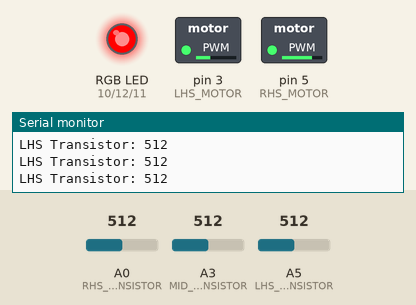
A sketch run on a simulated Arduino Uno, built with avr-gcc and run on an emulated ATmega328P. Parts: switched loads named in the sketch (green lamp = pin HIGH), an RGB LED mixed from three pins (HIGH = lit), the last lines printed to the serial monitor. Inputs (shaded band) come from the test bench; at power-on: A0 (RHS_TRANSISTOR) = 512, A5 (LHS_TRANSISTOR) = 512, A3 (MID_TRANSISTOR) = 512.

Above: at 1.2 s.
1.3 s: A0 (RHS_TRANSISTOR) set to 614
2.8 s: A0 (RHS_TRANSISTOR) set to 642
At 3.2 s:
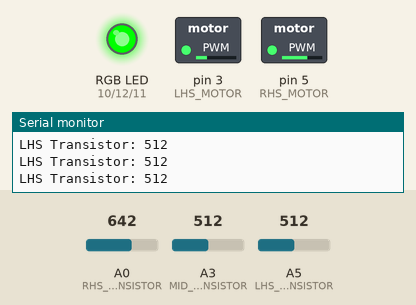
4.3 s: A5 (LHS_TRANSISTOR) set to 488
At 5.4 s:
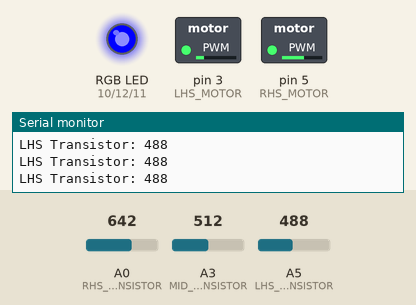
6.1 s: A5 (LHS_TRANSISTOR) set to 11
9.1 s: A5 (LHS_TRANSISTOR) set to 8
At 9.8 s:
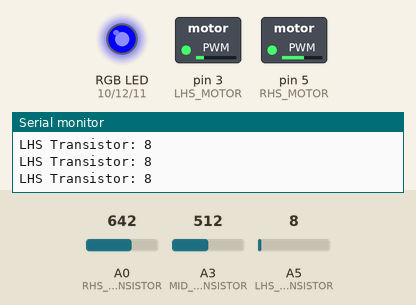
10.6 s: A5 (LHS_TRANSISTOR) set to 511
At 11.4 s:
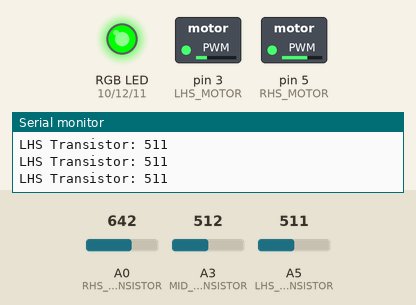
Timing chart, 0 to 13.1 s (numbered marks = the images above; inputs shaded):
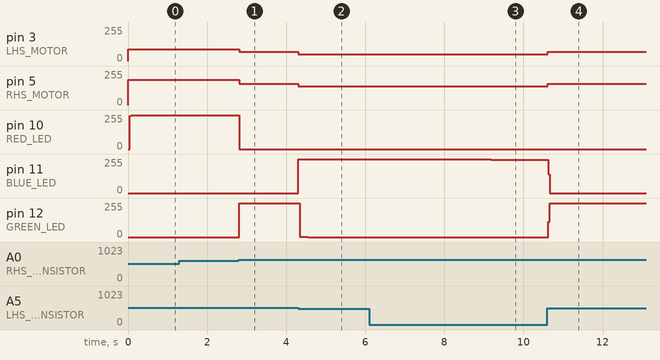

The sketch:

jaguar.ino
```cpp
///////////////////////////
// CONSTANTS
//////////////////////////
// Arduino Constants
//-----  NAME -------------- PIN LABEL -----
#define GREEN_LED 12        // D12
#define BLUE_LED 11         // D11
#define RED_LED 10          // D10
#define LHS_MOTOR 3         // D3; TIP 120 (responds to high)
#define RHS_MOTOR 5         // D5; TIP 125 (responds to low)
#define RHS_TRANSISTOR 14   // A0 | 5 = full black, 11 = white,     12.5 = edge black
#define LHS_TRANSISTOR 19   // A5 | 6 = full black, 19 = white,      19 = edge black
#define MID_TRANSISTOR 17   // A3 | 7 = full black,  10= white,      640 = edge black

//do highest white and 1 below black
// Logic Constants
#define RT_WHITE 953
#define RT_BLACK 302
#define RT_MID (RT_WHITE+RT_BLACK)/2
#define LT_WHITE 771
#define LT_BLACK 242
#define LT_MID (LT_WHITE+LT_BLACK)/2
#define MT_WHITE 946
#define MT_BLACK 480
#define MT_MID (MT_WHITE+MT_BLACK)/2
///////////////////////////
// GLOBALS
//////////////////////////
enum directions { RIGHT = 0, LEFT = 1, STRAIGHT = 2, STOP = 3 };
bool extraCreditRun = 0;
int ecInitCounter = 1;
int ecFlashCounter = 0;
int stopCounter = 0;

///////////////////////////
// FUNCTION DELCARATIONS
//////////////////////////

// Sets pinMode for all visible light LEDs.
void initVisibleLEDS();

// Sets pinMode for the two motors.
void initMotors();

// Sets pinMode for the transistors.
void initTransistors();

// Tells robot to drive in direction given by dir which is a value from the enum directions.
void drive(int dir);

// Zeros-out the visible LEDS (i.e., digitalWrites low to all).
void zeroVisibleLEDS();

// Hacky extra credit logic.
void extraCredit();

// testing Motors
void testMotors();

// Lights up LEDs based on transistor readings.
void testTransistor();

// Print transitors readings.
void printTransistorReadings();

///////////////////////////
// MAIN
//////////////////////////
void setup()
{
  initVisibleLEDS();
  zeroVisibleLEDS();
  initMotors();
  initTransistors();
  Serial.begin(9600);
}

void loop()
{
  printTransistorReadings(LHS_TRANSISTOR);
  zeroVisibleLEDS();
  // Basically, both our LHS and RHS are reading whiteish, and our mid's on black, meaning we're on track
  if( analogRead(MID_TRANSISTOR) <= MT_MID )
  {
      stopCounter = 0;
      zeroVisibleLEDS();
      digitalWrite(GREEN_LED, HIGH);
      drive(STRAIGHT);
  }
  // We're hitting black with our left, drive left to get back on track
  if( analogRead(LHS_TRANSISTOR) <= LT_MID )
  {
     stopCounter = 0;
      zeroVisibleLEDS();
      digitalWrite(BLUE_LED, HIGH);
      drive(LEFT);
  }
  // We're hitting black with our right, drive right to get back on track
  if( analogRead(RHS_TRANSISTOR) <= RT_MID )
  {
      stopCounter = 0;
      zeroVisibleLEDS();
      digitalWrite(RED_LED, HIGH);
      drive(RIGHT);
  }
  if( analogRead(MID_TRANSISTOR) <= MT_MID && analogRead(LHS_TRANSISTOR) <= LT_MID && analogRead(RHS_TRANSISTOR) <= RT_MID )
  {
    //stopCounter += 1;
    //if( stopCounter >= 150 )
    //{
      digitalWrite(RED_LED, HIGH);
      digitalWrite(BLUE_LED, HIGH);
      drive(STOP);
      delay(5000);
    //}
  }
}

///////////////////////////
// FUNCTION DEFINITIONS
//////////////////////////
void initVisibleLEDS()
{
  pinMode(GREEN_LED, OUTPUT);
  pinMode(BLUE_LED, OUTPUT);
  pinMode(RED_LED, OUTPUT);
}

void initMotors()
{
  pinMode(LHS_MOTOR, OUTPUT);
  pinMode(RHS_MOTOR, OUTPUT);
}

void initTransistors()
{
  pinMode(RHS_TRANSISTOR, INPUT);
  pinMode(LHS_TRANSISTOR, INPUT);
  pinMode(MID_TRANSISTOR, INPUT);
}

void drive(int dir)
{
  switch (dir)
  {
    case RIGHT:
      analogWrite(RHS_MOTOR, 190); // RHS speed increases with lower number, so decrease speed here with higher number
      analogWrite(LHS_MOTOR, 90);
      break;
    case LEFT:
      analogWrite(RHS_MOTOR, 140);
      analogWrite(LHS_MOTOR, 50);
      break;
    case STRAIGHT:
      analogWrite(RHS_MOTOR, 160);
      analogWrite(LHS_MOTOR, 70); //the left motor is faster than the right motor
      break;
     case STOP:
      analogWrite(RHS_MOTOR, 255);
      analogWrite(LHS_MOTOR, 0);
      break;
  }
}

void zeroVisibleLEDS()
{
  digitalWrite(GREEN_LED, 0);
  digitalWrite(BLUE_LED, 0);
  digitalWrite(RED_LED, 0);
}

void extraCredit()
{
  if( ecInitCounter <= 128 )
  {
    analogWrite(RHS_MOTOR, 128-ecInitCounter);
    analogWrite(LHS_MOTOR, 128+ecInitCounter);
    ecInitCounter += 1;
  }
  else if( ecInitCounter > 128 && ecFlashCounter < 5 )
  {
    digitalWrite(GREEN_LED, HIGH);
    digitalWrite(BLUE_LED, HIGH);
    digitalWrite(RED_LED, HIGH);
    delay(750);
    digitalWrite(GREEN_LED, LOW);
    digitalWrite(BLUE_LED, LOW);
    digitalWrite(RED_LED, LOW);
    delay(750);
    ecFlashCounter += 1;
  }
  else
  {
    drive(STRAIGHT);
  }
}

void testMotors()
{
  analogWrite(RHS_MOTOR, LOW);
  analogWrite(LHS_MOTOR, HIGH);
}

void testTransistor(int toTest)
{
  switch(toTest)
  {
    case RHS_TRANSISTOR:
      if( analogRead(RHS_TRANSISTOR) == HIGH )
      {
        digitalWrite(GREEN_LED, HIGH);
      }
      else
      {
        digitalWrite(GREEN_LED, HIGH);
        digitalWrite(RED_LED, HIGH);
      }
      break;
    case LHS_TRANSISTOR:
      if( analogRead(LHS_TRANSISTOR) == HIGH )
      {
        digitalWrite(BLUE_LED, HIGH);
      }
      else
      {
        digitalWrite(BLUE_LED, HIGH);
        digitalWrite(RED_LED, HIGH);
      }
      break;
    case MID_TRANSISTOR:
      if( analogRead(MID_TRANSISTOR) == HIGH )
      {
        digitalWrite(RED_LED, HIGH);
      }
      else
      {
        digitalWrite(GREEN_LED, HIGH);
        digitalWrite(BLUE_LED, HIGH);
        digitalWrite(RED_LED, HIGH);
      }
      break;
  }
}


void printTransistorReadings(int input)
{
  switch( input )
  {
    case LHS_TRANSISTOR:
      Serial.println("LHS Transistor: " + String(analogRead(LHS_TRANSISTOR)));
      break;
    case RHS_TRANSISTOR:
      Serial.println("RHS Transistor: " + String(analogRead(RHS_TRANSISTOR)));
      break;
    case MID_TRANSISTOR:
      Serial.println("MID Transistor: " + String(analogRead(MID_TRANSISTOR)));
      break;
  }
}
```

Measured:
- the behaviour switches between 627 and 628 on A0 (RHS_TRANSISTOR) (found by bisection; images 0 and 1)
- the behaviour switches between 507 and 506 on A5 (LHS_TRANSISTOR) (found by bisection; images 1 and 2)
- after the input at 2.8 s, pin 3 (LHS_MOTOR): 90/255 → 70/255 at once; pin 5 (RHS_MOTOR): 190/255 → 160/255 at once; pin 10 (RED_LED): 255/255 → 0/255 at once; pin 12 (GREEN_LED): 0/255 → 255/255 at once
- after the input at 4.3 s, pin 3 (LHS_MOTOR): 70/255 → 50/255 at once; pin 5 (RHS_MOTOR): 160/255 → 140/255 at once; pin 11 (BLUE_LED): 0/255 → 255/255 at once; pin 12 (GREEN_LED): 255/255 → 1/255 at once, → 0/255 0.20 s later
- after the input at 9.1 s, pin 11 (BLUE_LED): 255/255 → 248/255 after 0.09 s
- after the input at 10.6 s, pin 3 (LHS_MOTOR): 50/255 → 70/255 at once; pin 5 (RHS_MOTOR): 140/255 → 160/255 at once; pin 11 (BLUE_LED): 248/255 → 0/255 at once; pin 12 (GREEN_LED): 0/255 → 253/255 at once, → 255/255 0.20 s later
